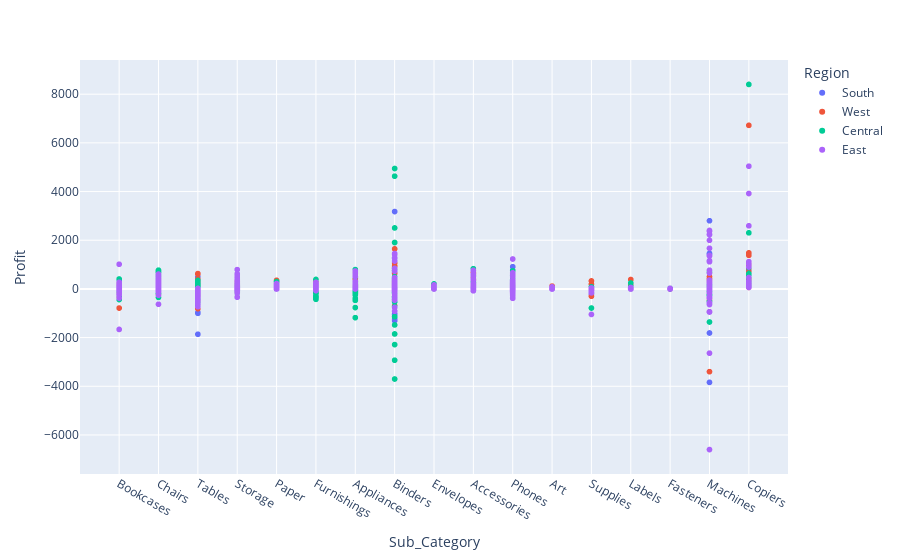

Notebook source saved alongside this figure:
### Markdown cell above
from the above graph we can see that,
 - IN East region , sales done for all Sub_category
 - South region has the most sales i.e 22.6k on product Machines
 - Next is in Central region i.e 17.5k on product Copiers
 - Next is in West region i.e 14k on product Copiers

### Code cell
# Each Sub_category Profit by Region
fig = px.scatter(df,df["Sub_Category"], df["Profit"],color=df["Region"])
fig.show()

### Figure 1 — Plotly figure (JSON) as saved in the notebook; plotly's stock layout.template omitted (floating-point values rounded to 4 significant figures; data arrays with more than 128 entries replaced by an {"elided": "..."} marker saying what was removed)
{"data": [{"hovertemplate": "Region=South<br>Sub_Category=%{x}<br>Profit=%{y}<extra></extra>", "legendgroup": "South", "marker": {"color": "#636efa", "symbol": "circle"}, "mode": "markers", "name": "South", "showlegend": true, "type": "scattergl", "x": {"elided": "1620 str values"}, "xaxis": "x", "y": {"elided": "1620 float values"}, "yaxis": "y"}, {"hovertemplate": "Region=West<br>Sub_Category=%{x}<br>Profit=%{y}<extra></extra>", "legendgroup": "West", "marker": {"color": "#EF553B", "symbol": "circle"}, "mode": "markers", "name": "West", "showlegend": true, "type": "scattergl", "x": {"elided": "3203 str values"}, "xaxis": "x", "y": {"elided": "3203 float values"}, "yaxis": "y"}, {"hovertemplate": "Region=Central<br>Sub_Category=%{x}<br>Profit=%{y}<extra></extra>", "legendgroup": "Central", "marker": {"color": "#00cc96", "symbol": "circle"}, "mode": "markers", "name": "Central", "showlegend": true, "type": "scattergl", "x": {"elided": "2323 str values"}, "xaxis": "x", "y": {"elided": "2323 float values"}, "yaxis": "y"}, {"hovertemplate": "Region=East<br>Sub_Category=%{x}<br>Profit=%{y}<extra></extra>", "legendgroup": "East", "marker": {"color": "#ab63fa", "symbol": "circle"}, "mode": "markers", "name": "East", "showlegend": true, "type": "scattergl", "x": {"elided": "2848 str values"}, "xaxis": "x", "y": {"elided": "2848 float values"}, "yaxis": "y"}], "layout": {"legend": {"title": {"text": "Region"}, "tracegroupgap": 0}, "margin": {"t": 60}, "xaxis": {"anchor": "y", "domain": [0, 1], "title": {"text": "Sub_Category"}}, "yaxis": {"anchor": "x", "domain": [0, 1], "title": {"text": "Profit"}}}}
